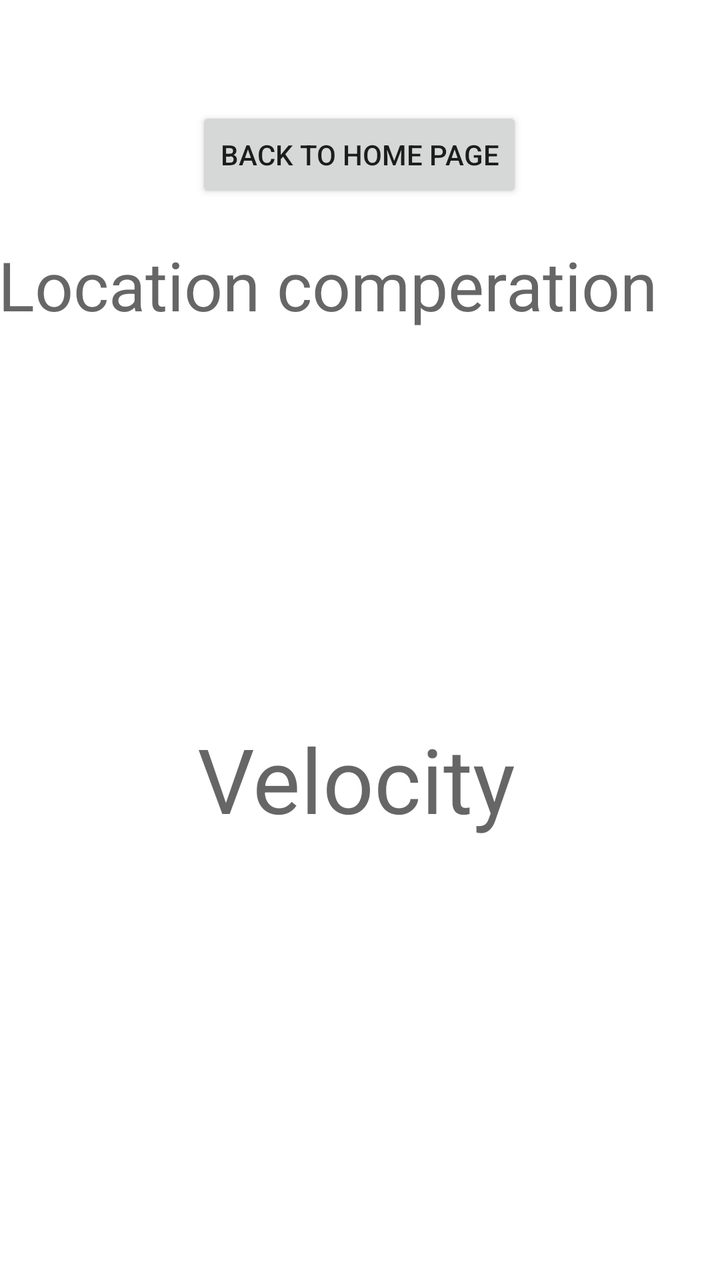
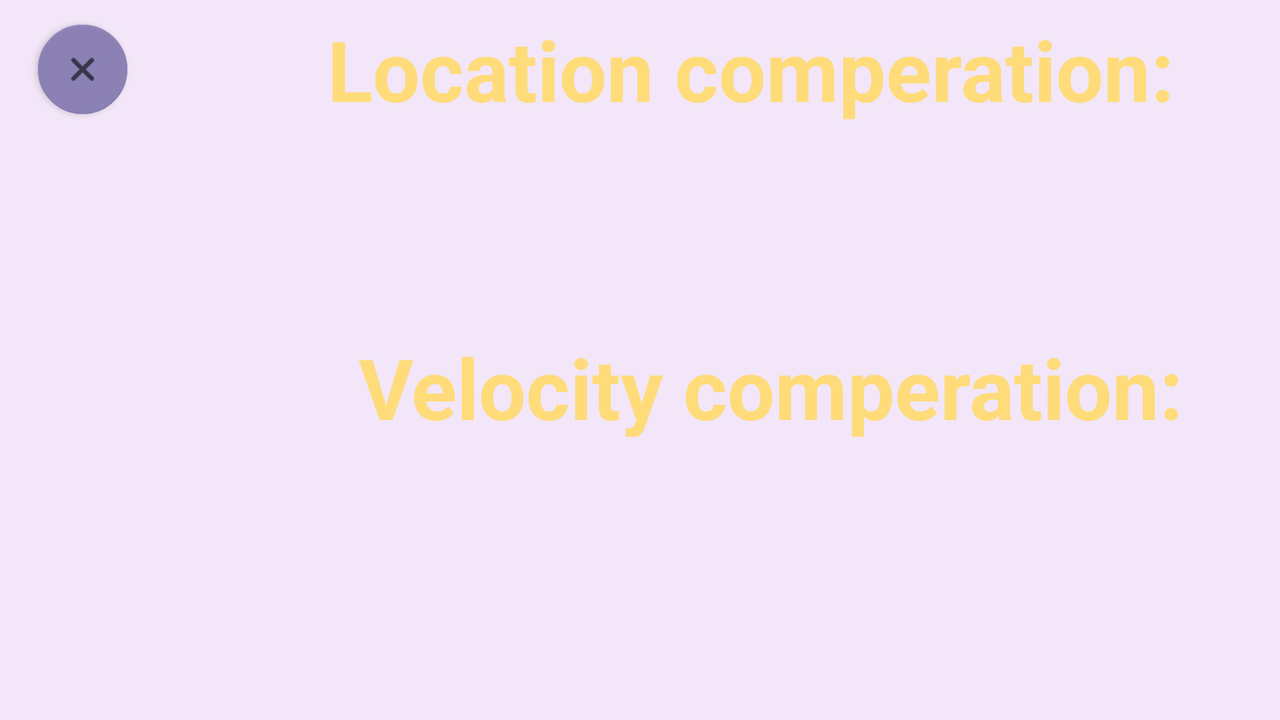

Two renders of one Android screen. The first uses the default layout on a phone; the second uses the alternative layout the repository ships for a different screen configuration, on a matching device. The two XML files are below.
<!-- AndroidManifest.xml: application theme Theme.Mirror_start -->
<!-- res/layout/display_results.xml -->
<?xml version="1.0" encoding="utf-8"?>
<androidx.constraintlayout.widget.ConstraintLayout xmlns:android="http://schemas.android.com/apk/res/android"
    xmlns:app="http://schemas.android.com/apk/res-auto"
    xmlns:tools="http://schemas.android.com/tools"
    android:layout_width="match_parent"
    android:layout_height="match_parent">


    <ImageView
        android:id="@+id/speed"
        android:layout_width="399dp"
        android:layout_height="141dp"
        android:adjustViewBounds="true"
        android:cropToPadding="false"
        android:scaleType="fitXY"
        app:layout_constraintBottom_toBottomOf="parent"
        app:layout_constraintEnd_toEndOf="parent"
        app:layout_constraintStart_toStartOf="parent"
        app:layout_constraintTop_toTopOf="parent"
        app:layout_constraintVertical_bias="0.872" />

    <ImageView
        android:id="@+id/location"
        android:layout_width="397dp"
        android:layout_height="114dp"
        android:adjustViewBounds="true"
        android:cropToPadding="false"
        android:scaleType="fitXY"
        app:layout_constraintBottom_toBottomOf="parent"
        app:layout_constraintEnd_toEndOf="parent"
        app:layout_constraintHorizontal_bias="0.407"
        app:layout_constraintStart_toStartOf="parent"
        app:layout_constraintTop_toTopOf="parent"
        app:layout_constraintVertical_bias="0.375" />

    <Button
        android:id="@+id/return_to_main"
        android:layout_width="wrap_content"
        android:layout_height="wrap_content"
        android:text="Back to home page"
        app:layout_constraintBottom_toBottomOf="parent"
        app:layout_constraintEnd_toEndOf="parent"
        app:layout_constraintHorizontal_bias="0.498"
        app:layout_constraintStart_toStartOf="parent"
        app:layout_constraintTop_toTopOf="parent"
        app:layout_constraintVertical_bias="0.09" />

    <TextView
        android:id="@+id/textView2"
        android:layout_width="363dp"
        android:layout_height="50dp"
        android:text="Location comperation"
        android:textAppearance="@style/TextAppearance.AppCompat.Display1"
        app:layout_constraintBottom_toBottomOf="parent"
        app:layout_constraintEnd_toEndOf="parent"
        app:layout_constraintHorizontal_bias="0.498"
        app:layout_constraintStart_toStartOf="parent"
        app:layout_constraintTop_toTopOf="parent"
        app:layout_constraintVertical_bias="0.203" />

    <TextView
        android:id="@+id/textView3"
        android:layout_width="176dp"
        android:layout_height="68dp"
        android:text="Velocity"
        android:textAppearance="@style/TextAppearance.AppCompat.Display2"
        app:layout_constraintBottom_toBottomOf="parent"
        app:layout_constraintEnd_toEndOf="parent"
        app:layout_constraintHorizontal_bias="0.536"
        app:layout_constraintStart_toStartOf="parent"
        app:layout_constraintTop_toTopOf="parent"
        app:layout_constraintVertical_bias="0.628" />

</androidx.constraintlayout.widget.ConstraintLayout>
<!-- resources referenced by this layout -->
<resources>
  <style name="Theme.Mirror_start" parent="Theme.MaterialComponents.DayNight.DarkActionBar">
          
          <item name="colorPrimary">@color/purple_500</item>
          <item name="colorPrimaryVariant">@color/purple_700</item>
          <item name="colorOnPrimary">@color/white</item>
          
          <item name="colorSecondary">@color/teal_200</item>
          <item name="colorSecondaryVariant">@color/teal_700</item>
          <item name="colorOnSecondary">@color/black</item>
          
          <item name="android:statusBarColor" tools:targetApi="l">?attr/colorPrimaryVariant</item>
          
      </style>
</resources>
<!-- res/layout-land/display_results.xml (the author's variant of the layout above) -->
<!-- drawn on the phone turned sideways -->
<?xml version="1.0" encoding="utf-8"?>
<androidx.constraintlayout.widget.ConstraintLayout xmlns:android="http://schemas.android.com/apk/res/android"
    xmlns:app="http://schemas.android.com/apk/res-auto"
    xmlns:tools="http://schemas.android.com/tools"
    android:background="#f2e6f8"
    android:layout_width="match_parent"
    android:layout_height="match_parent">


    <ImageView
        android:id="@+id/speed"
        android:layout_width="1326dp"
        android:layout_height="255dp"
        android:adjustViewBounds="true"
        android:cropToPadding="false"
        android:scaleType="fitXY"
        app:layout_constraintBottom_toBottomOf="parent"
        app:layout_constraintEnd_toEndOf="parent"
        app:layout_constraintHorizontal_bias="0.493"
        app:layout_constraintStart_toStartOf="parent"
        app:layout_constraintTop_toTopOf="parent"
        app:layout_constraintVertical_bias="0.987" />

    <ImageView
        android:id="@+id/location"
        android:layout_width="1342dp"
        android:layout_height="214dp"
        android:adjustViewBounds="true"
        android:cropToPadding="false"
        android:scaleType="fitXY"
        app:layout_constraintBottom_toBottomOf="parent"
        app:layout_constraintEnd_toEndOf="parent"
        app:layout_constraintHorizontal_bias="0.495"
        app:layout_constraintStart_toStartOf="parent"
        app:layout_constraintTop_toTopOf="parent"
        app:layout_constraintVertical_bias="0.195" />

    <com.google.android.material.floatingactionbutton.FloatingActionButton
        android:id="@+id/return_to_main"
        style="@style/SeeThroughButton"
        android:layout_width="wrap_content"
        android:layout_height="wrap_content"
        android:clickable="true"
        android:onClick="BackToMainFunc"
        android:scaleX="0.8"
        android:scaleY="0.8"
        app:backgroundTint="#8b81b5"
        app:fabSize="normal"
        app:layout_constraintBottom_toBottomOf="parent"
        app:layout_constraintEnd_toEndOf="parent"
        app:layout_constraintHorizontal_bias="0.023"
        app:layout_constraintStart_toStartOf="parent"
        app:layout_constraintTop_toTopOf="parent"
        app:layout_constraintVertical_bias="0.022"
        app:srcCompat="@android:drawable/ic_menu_close_clear_cancel" />

    <TextView
        android:id="@+id/textView2"
        style="@style/HeadlineTextViewStyle"
        android:layout_width="476dp"
        android:layout_height="59dp"
        android:drawingCacheQuality="auto"
        android:text="Location comperation:"
        android:textAppearance="@style/TextAppearance.AppCompat.Display1"
        app:layout_constraintBottom_toBottomOf="parent"
        app:layout_constraintEnd_toEndOf="parent"
        app:layout_constraintHorizontal_bias="0.997"
        app:layout_constraintStart_toStartOf="parent"
        app:layout_constraintTop_toTopOf="parent"
        app:layout_constraintVertical_bias="0.021" />

    <TextView
        android:id="@+id/textView3"
        style="@style/HeadlineTextViewStyle"
        android:layout_width="460dp"
        android:layout_height="53dp"
        android:text="Velocity comperation:"
        android:textAppearance="@style/TextAppearance.AppCompat.Display2"
        app:layout_constraintBottom_toBottomOf="parent"
        app:layout_constraintEnd_toEndOf="parent"
        app:layout_constraintHorizontal_bias="0.997"
        app:layout_constraintStart_toStartOf="parent"
        app:layout_constraintTop_toTopOf="parent"
        app:layout_constraintVertical_bias="0.539" />

</androidx.constraintlayout.widget.ConstraintLayout>
<!-- resources referenced by the variant -->
<!-- as the phone turned sideways resolves them -->
<resources>
  <style name="HeadlineTextViewStyle">
          <item name="android:textSize">42sp</item>
          <item name="android:textColor">#ffdb79</item>
          <item name="android:textStyle">bold</item>
      </style>
  <style name="SeeThroughButton" parent="Widget.AppCompat.Button">
          <item name="android:background">@null</item>
          <item name="android:textColor">#000000</item>
      </style>
  <style name="Theme.Mirror_start" parent="Theme.MaterialComponents.DayNight.DarkActionBar">
          
          <item name="colorPrimary">@color/purple_500</item>
          <item name="colorPrimaryVariant">@color/purple_700</item>
          <item name="colorOnPrimary">@color/white</item>
          
          <item name="colorSecondary">@color/teal_200</item>
          <item name="colorSecondaryVariant">@color/teal_700</item>
          <item name="colorOnSecondary">@color/black</item>
          
          <item name="android:statusBarColor" tools:targetApi="l">?attr/colorPrimaryVariant</item>
          
      </style>
</resources>
